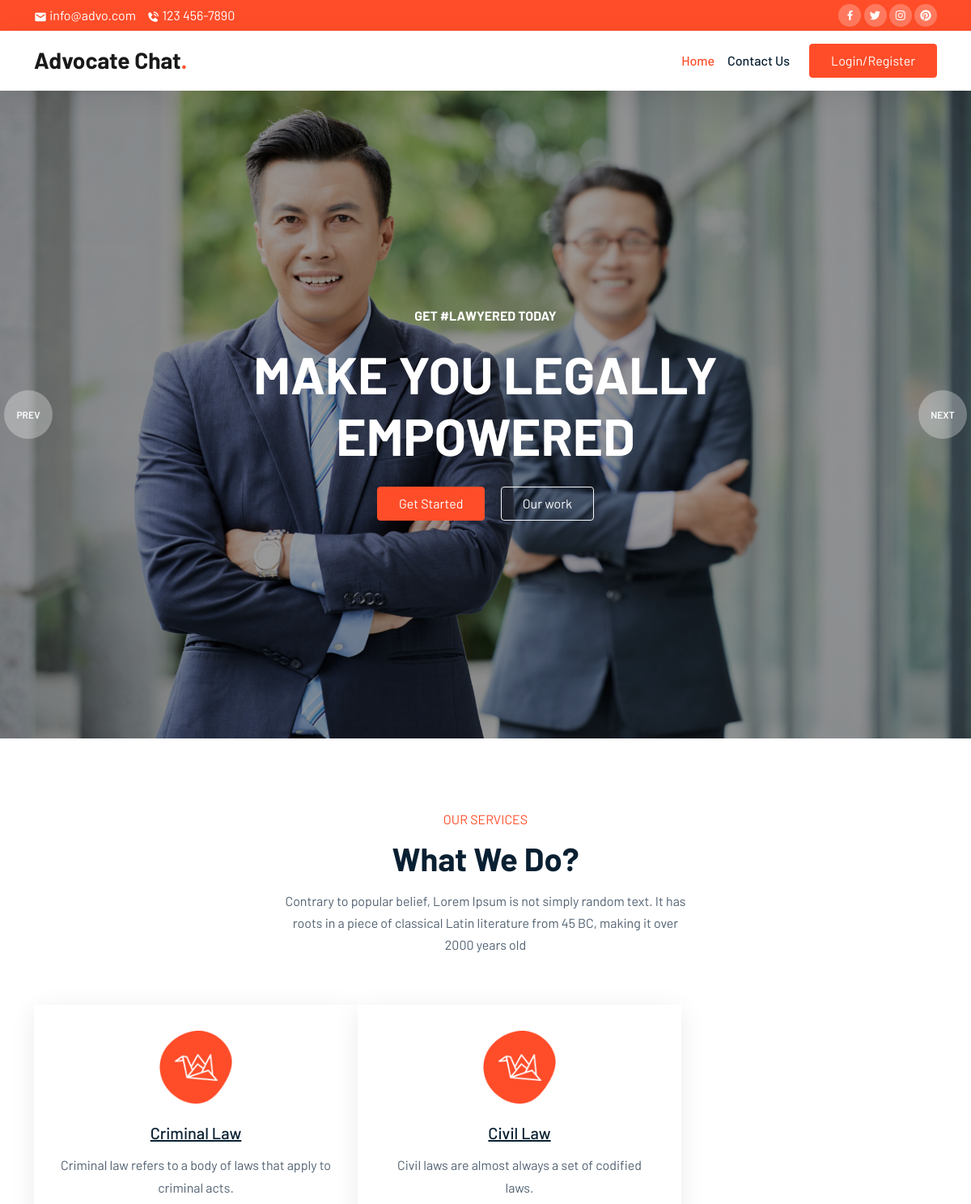
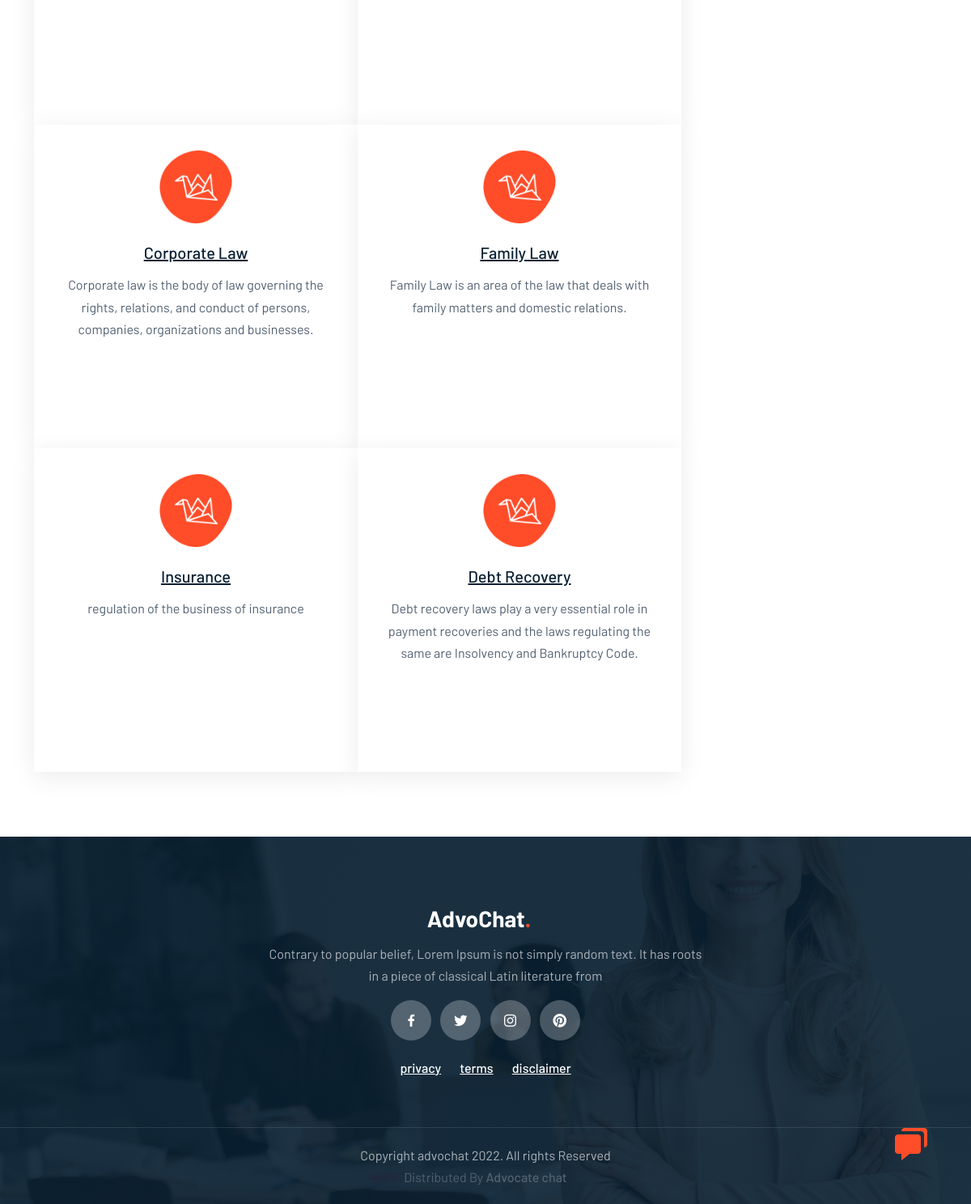
Page /Find on the committed database (2 pictures, top to bottom).
### AdminApp/models.py (models this page shows)
class LawsDB(models.Model):
    id = models.AutoField(primary_key=True)
    type = models.CharField(max_length=20)
    name = models.CharField(max_length=20)
    desc = models.TextField(max_length=800,default='')

### UserApp/views.py (the view)
# urls.py: path('Find',views.Find, name='Find'),
def Find(request):
    data = LawsDB.objects.all()
    return render(request, "Find.html", {'data':data})

### UserApp/templates/Find.html
{% extends 'User.html' %}
{% load static %}
    {% block content %}
    <section id="services" class="text-center">
        <div class="container">
            <div class="row">
                <div class="col-12">
                    <div class="intro">
                        <h6>Our Services</h6>
                        <h1>What We Do?</h1>
                        <p class="mx-auto">Contrary to popular belief, Lorem Ipsum is not simply random text. It has
                            roots in a piece of classical Latin literature from 45 BC, making it over 2000 years old</p>
                    </div>
                </div>
            </div>
            <div class="row mt-4">
                {% for i in data %}
                <div class="col-lg-3 col-md-6 col-sm-12" style="width: 400px; height: 400px;">
                    <div class="service" style="width: 400px; height: 400px;">
                        <img src="{% static 'user/img/icon1.png' %}" alt="">
                        <h5>
                            <a href="{% url 'FindLawyer' name=i.name %}">{{i.name}}</a>
                        </h5>
                        <p>{{i.desc}}</p>
                    </div>
                </div>
                {% endfor %}
            </div>
        </div>
    </section>
    {% endblock %}

### UserApp/templates/User.html (shortened to what this page needs)
<!doctype html>
{% load static %}
<html lang="en">
<head>
    <link rel="stylesheet" href="{% static 'user/css/bootstrap.min.css' %}">
    <link rel="stylesheet" href="{% static 'user/css/owl.carousel.min.css' %}">
    <link rel="stylesheet" href="{% static 'user/css/owl.theme.default.min.css' %}">
    <link href='https://unpkg.com/boxicons@2.1.1/css/boxicons.min.css' rel='stylesheet'>
    <link rel="stylesheet" href="{% static 'user/css/style.css' %}">
</head>
<body data-bs-spy="scroll" data-bs-target=".navbar" data-bs-offset="70">
    <a href="{% url 'home' %}">
        <i class="bx bxs-chat" style="font-size:48px;color:var(--brand);position: fixed;bottom: 50px;right: 50px;"></i>
    </a>
    <div class="top-nav" id="home">
        <div class="container">
            <div class="row justify-content-between">
                <div class="col-auto">
                    <p> <i class='bx bxs-envelope'></i> info@advo.com</p>
                    <p> <i class='bx bxs-phone-call'></i> 123 456-7890</p>
                </div>
                <div class="col-auto social-icons">
                    <a href="#"><i class='bx bxl-facebook'></i></a>
                    <a href="#"><i class='bx bxl-twitter'></i></a>
                    <a href="#"><i class='bx bxl-instagram'></i></a>
                    <a href="#"><i class='bx bxl-pinterest'></i></a>
                </div>
            </div>
        </div>
    </div>
    <nav class="navbar navbar-expand-lg navbar-light bg-white sticky-top">
        <div class="container">
            <a class="navbar-brand" href="#">Advocate Chat<span class="dot">.</span></a>
            <div class="collapse navbar-collapse" id="navbarNav">
                <ul class="navbar-nav ms-auto">
                    <li class="nav-item">
                        <a class="nav-link" href="#home">Home</a>
                    </li>
                    <li class="nav-item">
                        <a class="nav-link" href="{% url 'ContactUs' %}">Contact Us</a>
                    </li>
                </ul>
                    {% if 'username' in request.session %}
                    <a href="{% url 'user_logout' %}"
                        class="btn btn-brand ms-lg-3">Logout</a>
                    {% elif 'uname' in request.session %}
                    <a href="{% url 'Laywer_logout' %}"
                    class="btn btn-brand ms-lg-3">Logout</a>
                    {% else %}
                    <a href="#" data-bs-toggle="modal" data-bs-target="#exampleModal"
                        class="btn btn-brand ms-lg-3">Login/Register</a>
                    {% endif %}
            </div>
        </div>
    </nav>
    <div class="owl-carousel owl-theme hero-slider">
        <div class="slide slide1">
            <div class="container">
                <div class="row">
                    <div class="col-12 text-center text-white">
                        <h6 class="text-white text-uppercase">Get #Lawyered Today</h6>
                        <h1 class="display-3 my-4">Make You Legally <br /> Empowered</h1>
                        <a href="#" class="btn btn-brand">Get Started</a>
                        <a href="#" class="btn btn-outline-light ms-3">Our work</a>
                    </div>
                </div>
            </div>
        </div>
    </div>
    {% block content %}{% endblock %}
    <footer>
        <div class="footer-top text-center">
            <div class="container">
                <div class="row justify-content-center">
                    <div class="col-lg-6 text-center">
                        <h4 class="navbar-brand">AdvoChat<span class="dot">.</span></h4>
                        <p>Contrary to popular belief, Lorem Ipsum is not simply random text. It has roots in a piece of
                            classical Latin literature from</p>
                        <div class="col-auto social-icons">
                            <a href="#"><i class='bx bxl-facebook'></i></a>
                            <a href="#"><i class='bx bxl-twitter'></i></a>
                            <a href="#"><i class='bx bxl-instagram'></i></a>
                            <a href="#"><i class='bx bxl-pinterest'></i></a>
                        </div>
                        <div class="col-auto conditions-section">
                            <a href="#">privacy</a>
                            <a href="#">terms</a>
                            <a href="#">disclaimer</i></a>
                        </div>
                    </div>
                </div>
            </div>
        </div>
        <div class="footer-bottom text-center">
            <p class="mb-0">Copyright advochat 2022. All rights Reserved</p> Distributed By <a
                hrefs="https://themewagon.com">Advocate chat</a>
        </div>
    </footer>
</body>
</html>

### UserApp/static/user/css/style.css (style rules this page uses)
:root { --brand: #ff4d29; --dark: #092032; --body: #516171; --border: rgba(0,0,0,0.08); --shadow: 0px 6px 30px rgba(0, 0, 0, 0.08); }
body { font-family: "Barlow", sans-serif; color: var(--body); line-height: 1.7; }
h1,h2,h3,h4,h5,h6, .display-1,.display-2,.display-3,.display-4 { font-weight: 700; color: var(--dark); }
img { width: 100%; }
a { color: var(--dark); transition: all 0.4s ease; font-weight: 500; }
section { padding-top: 80px; padding-bottom: 80px; }
.slide { min-height: 100vh; display: flex; align-items: center; justify-content: center; position: relative; }
.slide1 { background: linear-gradient(rgba(0, 0, 0, 0.4), rgba(0, 0, 0, 0.4)), url(../img/bg_banner2.jpg); background-size: cover; background-position: center; background-repeat: no-repeat; }
.slide .display-3 { text-transform: uppercase; color: #fff; }
.top-nav { background-color: var(--brand); color: #fff; padding-top: 5px; padding-bottom: 5px; }
.top-nav p { display: inline-block; margin-bottom: 0; margin-right: 10px; }
.top-nav span, .top-nav i { vertical-align: middle; }
.navbar { box-shadow: var(--shadow); }
.social-icons a { width: 28px; height: 28px; display: inline-flex; color: #fff; background-color: rgba(255, 255, 255, 0.25); text-decoration: none; align-items: center; justify-content: center; border-radius: 100px; }
.conditions-section { margin: 20px 0; }
.conditions-section a { color: #fff; margin: 0 10px; }
.navbar .navbar-nav .nav-link { color: var(--dark); }
.navbar .navbar-nav .nav-link.active { color: var(--brand); }
.navbar-brand { font-size: 28px; font-weight: 700; }
.navbar-brand .dot { color: var(--brand); }
.btn { padding: 8px 26px; }
.btn-brand { border-color: var(--brand); background-color: var(--brand); color: #fff; }
.intro { margin-bottom: 36px; text-align: center; }
.intro p { max-width: 500px; }
.intro h6 { color: var(--brand); font-weight: 400; text-transform: uppercase; }
.intro h1 { margin-top: 15px; margin-bottom: 15px; }
.service { padding: 32px; background-color: #fff; box-shadow: var(--shadow); }
.service h5 { margin-top: 24px; margin-bottom: 14px; }
.service img { width: 90px; }
footer { background: linear-gradient(0deg, rgba(8, 32, 50, 0.9), rgba(8, 32, 50, 0.9)), url(../img/bg_banner1.jpg), #082032;; background-size: cover; background-position: center; background-repeat: no-repeat; }
footer .footer-top { padding-top: 80px; padding-bottom: 40px; }
.footer-bottom { border-top: 1px solid rgba(255, 255, 255, 0.1); padding-bottom: 20px; padding-top: 20px; }
footer .navbar-brand { color: #fff; }
footer p { color: #ADB3B9; }
footer .social-icons a { width: 50px; height: 50px; font-size: 20px; margin-left: 4px; margin-right: 4px; }

### rows in the picture
LawsDB: name "Criminal Law", desc "Criminal law refers to a body of laws that apply to criminal acts."
LawsDB: name "Civil Law", desc "Civil laws are almost always a set of codified laws."
LawsDB: name "Corporate Law", desc "Corporate law is the body of law governing the rights, relations, and conduct of persons, companies, organizations and businesses."
LawsDB: name "Family Law", desc "Family Law is an area of the law that deals with family matters and domestic relations."
LawsDB: name "Insurance", desc "regulation of the business of insurance"
LawsDB: name "Debt Recovery", desc "Debt recovery laws play a very essential role in payment recoveries and the laws regulating the same are Insolvency and Bankruptcy Code."
